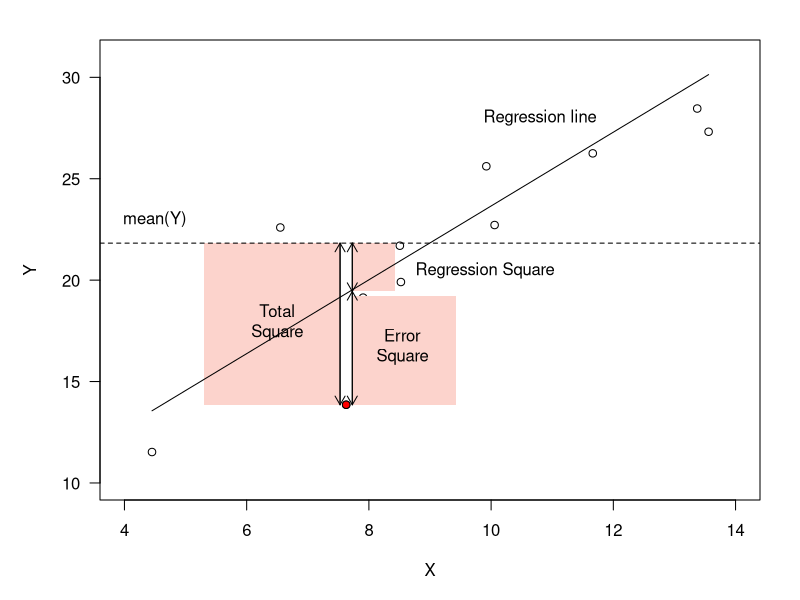
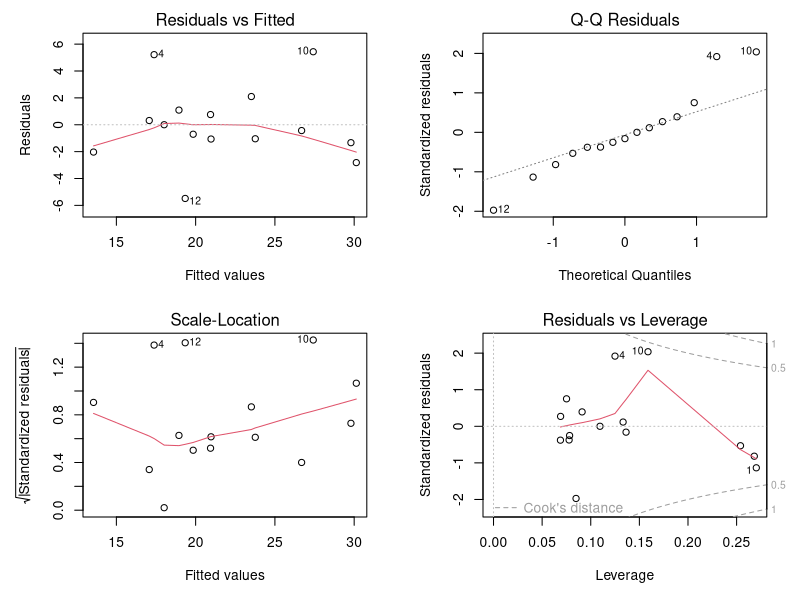

Write the R code that produced these figures, in order.
## ---- chunk 1
#| message: false
#| warning: false
#| code-fold: true
#| code-summary: "Show R Script"
#| fig-cap: "Figure 1: Mechanism of least square estimation in regression: definition of squares exemplified with the red data point."

set.seed(321)

# sample size
n <- 15

# X values (independent predictor, uniform distribution)
x <- runif(n, min = 4, max = 14)

# set population (true) parameters
alpha <- 5.0
beta <- 1.8

# generate error/noise which should have Normal distribution with mean = 0
epsilon <- rnorm(n, mean = 0, sd = 2.5)

# calculate Y (response variable)
y <- alpha + (beta * x) + epsilon

# fit the model
m <- lm(y ~ x)

# print results
summary(m)

# plot
par(mar = c(5, 5, 2, 2))
plot(x, y, pch = 1, ylim = c(10, 31), xlim = c(4, 14), 
     xlab = "X", ylab = "Y", las = 1)
# Total square
rect(xleft = 5.3, ybottom = y[12], 
     xright = x[12] - 0.1, ytop = mean(y), 
     col = "#fcd3cc", border = NA)
# Regression square
rect(xleft = x[12] + 0.1, ybottom = predict(m)[12] + 0.1,
     xright = x[12] + 0.8, ytop = mean(y),
     col = "#fcd3cc", border = NA)
# Error square
rect(xleft = x[12] + 0.1, ybottom = y[12],
     xright = x[12] + 1.8, ytop = predict(m)[12] - 0.1,
     col = "#fcd3cc", border = NA)
# Arrows
arrows(x0 = rep(x[12]-0.1, 2), x1 = rep(x[12]-0.1, 2),
       y0 = c(y[12], mean(y)), y1 = c(mean(y), y[12]),
       length = 0.1)
arrows(x0 = rep(x[12]+0.1, 2), x1 = rep(x[12]+0.1, 2),
       y0 = c(predict(m)[12], mean(y)), y1 = c(mean(y), predict(m)[12] + 0.1),
       length = 0.1)
arrows(x0 = rep(x[12]+0.1, 2), x1 = rep(x[12]+0.1, 2),
       y0 = c(predict(m)[12], y[12]), y1 = c(y[12], predict(m)[12] + 0.1),
       length = 0.1)
# Mean y
abline(h = mean(y), lty = 2)
# Regression line
lines(x = c(min(x), max(x)),
      y = predict(m, newdata = data.frame(x = c(min(x), max(x)))),
      col = "black")
# Example point
points(x = x[12], y = y[12], bg = 'red', col = 'black', pch = 21)
# Texts
text(x = 6.5, y = 18, label = 'Total\nSquare')
text(x = 9.9, y = 19.75, label = 'Regression Square', pos = 3)
text(x = 8.55, y = 16.8, label = 'Error\nSquare')
text(x = 4.5, y = 23, label = 'mean(Y)')
text(x = 10.8, y = 28, label = 'Regression line')

## ---- chunk 2
#| message: false
#| warning: false
#| code-fold: true
#| code-summary: "Show R Script"
#| fig-cap: "Figure 2. Regression diagnostics plots. (1) Residuals vs. fitted values indicate potential non-linearity of the relationship (smoothed trend displayed by the red line). (2) Normal Q-Q plot displays agreement between normal distribution and distribution of residuals (dashed line). (3) Square root of the absolute value of residuals indicate a potential correlation between the size of residuals and fitted values. (4) Residuals vs. leverage (https://en.wikipedia.org/wiki/Leverage_(statistics)) plot detect points, which have a strong influence on the regression parameter estimates (these points have high Cook distance; https://en.wikipedia.org/wiki/Cook%27s_distance)."
#| 
par(mfrow = c(2,2))
plot(m)
par(mfrow = c(1,1))
